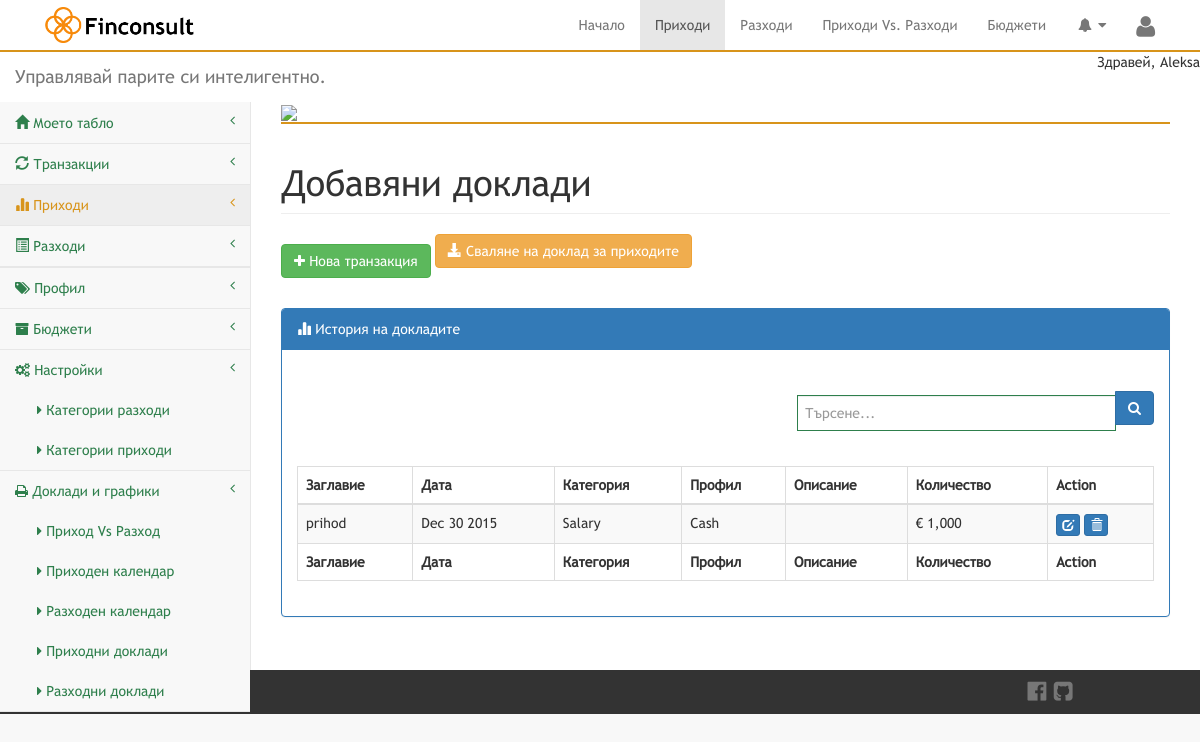
Screenshot of /index.php?page=AssetReport (signed in) with the database file from the repository.
### tables this page shows
CREATE TABLE IF NOT EXISTS `user` (
  `UserId` int(5) NOT NULL AUTO_INCREMENT,
  `FirstName` varchar(255) NOT NULL,
  `LastName` varchar(255) NOT NULL,
  `Email` varchar(255) NOT NULL,
  `Password` varchar(255) NOT NULL,
  `Currency` varchar(255) NOT NULL,
  PRIMARY KEY (`UserId`)
);

CREATE TABLE IF NOT EXISTS `assets` (
  `AssetsId` int(5) NOT NULL AUTO_INCREMENT,
  `UserId` int(5) NOT NULL,
  `Title` varchar(255) NOT NULL,
  `Date` date NOT NULL,
  `CategoryId` int(5) NOT NULL,
  `AccountId` int(5) NOT NULL,
  `Amount` varchar(255) NOT NULL,
  `Description` text NOT NULL,
  PRIMARY KEY (`AssetsId`),
  KEY `fk_test` (`AccountId`)
);

CREATE TABLE IF NOT EXISTS `category` (
  `CategoryId` int(5) NOT NULL AUTO_INCREMENT,
  `UserId` int(5) NOT NULL,
  `CategoryName` varchar(255) NOT NULL,
  `Level` int(2) NOT NULL,
  PRIMARY KEY (`CategoryId`)
);

CREATE TABLE IF NOT EXISTS `account` (
  `AccountId` int(5) NOT NULL AUTO_INCREMENT,
  `UserId` int(5) NOT NULL,
  `AccountName` varchar(255) NOT NULL,
  PRIMARY KEY (`AccountId`)
);

### includes/notification.php (called while the page is built, shortened)
<?php
$Dashboard		    	= "Моето табло";
$Transaction			= "Транзакции";
$Incomes				= "Приходи";
$Expenses				= "Разходи";
$Settings				= "Настройки";
$Welcome				= "Здравей";
$Amount					= "Количество";
$Category				= "Категория";
$Account				= "Профил";
$Date					= "Дата";
$Description			= "Описание";
$AssetReports			= "Добавяни доклади";
$HistoryofAssets		= "История на докладите";
$Action					= "Action";
$DownloadIncomeReports	= "Сваляне на доклад за приходите";
$Title					= "Заглавие";
$Search					= "Търсене...";
$IncomeVsExpense		= "Приход Vs Разход";
$CategoryIncome			= "Категории приходи";
$CategoryExpense		= "Категории разходи";
$ReportsGraphs			= "Доклади и графики";
$IncomeReportsM 		= "Приходни доклади";
$ExpenseReportsM		= "Разходни доклади";
$BudgetsM				= "Бюджети";
$NewTransaction			= "Нова транзакция";
$IncomeCalender			= "Приходен календар";
$ExpenseCalender		= "Разходен календар";
$EditIncome				= "Промени прихода";
$DeleteIncomes			= "Изтрий прихода";
?>

### includes/global.php (called while the page is built, shortened)
<?php
include ('includes/db.php');
$UserId=$_SESSION['UserId'];
$GetUserInfo = "SELECT * FROM user WHERE UserId = $UserId";
$UserInfo = mysqli_query($mysqli, $GetUserInfo);
$ColUser = mysqli_fetch_assoc($UserInfo);
?>

### pages/AssetReport.php (the view, shortened to what this page needs)
<?php
include ('includes/notification.php');
$SearchTerm = '';
$GetIncomeHistory = "SELECT * from assets left join category on assets.CategoryId = category.CategoryId left join account on assets.AccountId = account.AccountId where assets.UserId = $UserId ORDER BY assets.Date DESC";
$IncomeHistory = mysqli_query($mysqli,$GetIncomeHistory);
	include ('includes/global.php');
?>
        <div id="page-wrapper">
        <div class="container-fluid header-img">
    <div class="row">
        <img src="images/header-prihodi.png">
    </div>
</div>
            <div class="row">
                <div class="col-lg-12">
                    <h1 class="page-header"><?php echo $AssetReports ;?></h1>
                </div>
            </div>
           <a href="index.php?page=Transaction" class="btn white btn-success "><i class="fa fa-plus"></i> <?php echo $NewTransaction; ?></a>
           <a href="pages/IncomeReportPdf.php?filter=<?php echo $SearchTerm; ?>" class="btn white btn-warning"><i class="glyphicon glyphicon-download-alt"></i> <?php echo $DownloadIncomeReports; ?></a>
            <div class="row">
                <div class="col-lg-12">
                    <div class="panel panel-primary">
                        <div class="panel-heading">
                           <i class="glyphicon glyphicon-stats"></i> <?php echo $HistoryofAssets ;?>
                        </div>
                        <div class="panel-body">
							<div class="pull-right">
								<form action="" method="post">
							<div class="form-group input-group col-lg-5	pull-right">
                                            <input type="text" name="search" placeholder="<?php echo $Search ;?>" class="form-control">
                                            <span class="input-group-btn">
                                                <button class="btn btn-primary" name="searchbtn" type="input"><i class="fa fa-search"></i>
                                                </button>
                                            </span>
                                 </div>
                                 </form>
                            </div>
                            <div class="">
                                <table class="table table-bordered table-hover table-striped" id="assetsdata">
                                    <thead>
        			                <tr>
        			                    <th class="text-left"><?php echo $Title ;?></th>
        			                    <th class="text-left"><?php echo $Date ;?></th>
        			                    <th class="text-left"><?php echo $Category ;?></th>
        			                    <th class="text-left"><?php echo $Account ;?></th>
        			                    <th class="text-left"><?php echo $Description ;?></th>
        			                    <th class="text-left"><?php echo $Amount ;?></th>
        			                    <th class="text-left"><?php echo $Action ;?></th>
        			                </tr>
			                     </thead>
	                	<tbody>
							 <?php while($col = mysqli_fetch_assoc($IncomeHistory)){ ?>
							<tr>
							<td><?php echo $col['Title'];?></td>
							<td><?php echo date("M d Y",strtotime($col['Date']));?></td>
							<td><?php echo $col['CategoryName'];?></td>
							<td><?php echo $col['AccountName'];?></td>
							<td><?php echo $col['Description'];?></td>
							<td><?php echo $ColUser['Currency'].' '.number_format($col['Amount']);?></td>
							<td colspan="2" class="notification">
								<a href="index.php?page=ManageIncome&id=<?php echo $col['AssetsId'];?>" class="" data-toggle="modal"><span class="btn btn-primary btn-xs glyphicon glyphicon-edit" data-toggle="tooltip" data-placement="left" title="" data-original-title="<?php echo $EditIncome ;?>"></span></a>
								<a href="#DeleteIncome<?php echo $col['AssetsId'];?>"  data-toggle="modal"><span class=" glyphicon glyphicon-trash btn btn-primary btn-xs" data-toggle="tooltip" data-placement="right" title="" data-original-title="<?php echo $DeleteIncomes ;?>"></span></button>
							</td>
							</tr>
	                	</tbody>
                            </div>
	                		 <?php } ?>
		                <tfoot>
			                <tr>
			                    <th class="text-left"><?php echo $Title ;?></th>
			                    <th class="text-left"><?php echo $Date ;?></th>
			                    <th class="text-left"><?php echo $Category ;?></th>
			                    <th class="text-left"><?php echo $Account ;?></th>
			                    <th class="text-left"><?php echo $Description ;?></th>
			                    <th class="text-left"><?php echo $Amount ;?></th>
			                    <th class="text-left"><?php echo $Action ;?></th>
			                </tr>
		                </tfoot>
                            </div>
                        </div>
                    </div>
                </div>
            </div>
            <div class="row">
                <div class="col-lg-12">
                </div>
            </div>

### includes/header.php (shortened to what this page needs)
<?php
include ('includes/notification.php');
?>
<!DOCTYPE html>
<html lang="en">
<head>
    <link rel="stylesheet" href="css/font-awesome.min.css">
    <link href="css/bootstrap.css" rel="stylesheet">
    <link rel="stylesheet" href="css/owl.carousel.css">
    <link rel="stylesheet" href="css/owl.theme.css">
    <link href="css/metisMenu.min.css" rel="stylesheet">
    <link href="css/sb-admin-2.css" rel="stylesheet">
    <link href="css/morris.css" rel="stylesheet">
    <link rel="stylesheet" href="css/style.css">
    <link rel="stylesheet" href="css/fonts.css">
</head>
<body>
<div class="container-fluid menu">
	<div class="container">
		<nav class="navbar navbar-default" role="navigation">
			<div class="navbar-header">
				<a class="navbar-brand" href="#"><img class="logo" src="images/logo.png"></a>
			</div>
			<div class="collapse navbar-collapse navbar-ex1-collapse">
				<ul class="nav navbar-nav navbar-right">
					<li <?php ActiveClass("index");?>><a href="index.php">Начало</a></li>
					<li <?php ActiveClass("index.php?page=AssetReport");?>><a href="index.php?page=AssetReport">Приходи</a></li>
					<li <?php ActiveClass("index.php?page=ExpenseReport");?>><a href="index.php?page=ExpenseReport">Разходи</a></li>
					<li <?php ActiveClass("index.php?page=IncomeVsExpense");?>><a href="index.php?page=IncomeVsExpense">Приходи Vs. Разходи</a></li>
					<li <?php ActiveClass("index.php?page=ManageBudget");?>><a href="index.php?page=ManageBudget">Бюджети</a></li>
                    <li class="dropdown">
                    <a class="dropdown-toggle" data-toggle="dropdown" href="#">
                        <i class="fa fa-bell fa-fw"></i>  <i class="fa fa-caret-down"></i>
                    </a>
					<li><a href="#" class="btn btn-primary dropdown-toggle user-log" data-toggle="dropdown"><i class="fa fa-user"></i></a>
					</li>
				</ul>
			</div>
		</nav>
	</div>
</div>
    <div id="wrapper-head">
        <nav class="navbar navbar-default navbar-static-top" role="navigation" style="margin-bottom: 0">
        <div class="headmain">
            <div class="navbar-header">
                <a class="navbar-brand" href="index.php">Управлявай парите си интелигентно.</a>
            </div>
            <ul class="nav navbar-top-links navbar-right">
                <li>
                     <?php
                    echo $Welcome;?>,
                    <?php
                    echo $ColUser['FirstName'];?>
                </li>
            </ul>
        </div>
            <div class="navbar-default sidebar" role="navigation">
                <div class="sidebar-nav navbar-collapse mainnavv">
                    <ul class="nav font-sidebar" id="side-menu">
                        <li>
                            <a <?php ActiveClass("index");?> href="index.php"><i class="glyphicon glyphicon-home"></i>  <?php echo $Dashboard;?><span class="fa arrow"></a>
                        </li>
                        <li>
                            <a <?php ActiveClass("index.php?page=Transaction");?>  href="index.php?page=Transaction"><i class="glyphicon glyphicon-refresh"></i>  <?php echo $Transaction;?><span class="fa arrow"></a>
                        </li>
                        <li>
                            <a <?php ActiveClass("index.php?page=AssetReport");?> href="index.php?page=AssetReport"><i class="glyphicon glyphicon-stats"></i>  <?php echo $Incomes;?><span class="fa arrow"></span></a>
                        </li>
                        <li>
                            <a <?php ActiveClass("index.php?page=ExpenseReport");?> href="index.php?page=ExpenseReport" ><i class="glyphicon glyphicon-list-alt"></i> <?php echo $Expenses;?><span class="fa arrow"></span></a>
                        <li>
                                <li>
                                    <a <?php ActiveClass("index.php?page=ManageAccount");?> href="index.php?page=ManageAccount"> <i class="fa fa-tags"></i> <?php echo $Account;?><span class="fa arrow"></a>
                                </li>
                        </li>
                        </li>
                        <li><a <?php ActiveClass("index.php?page=ManageBudget");?> href="index.php?page=ManageBudget"><i class="fa fa-archive"></i> <?php echo $BudgetsM;?><span class="fa arrow"></a>
                        </li>
                    <li>
                        <a class="parent" href="javascript:void(0)"><i class="fa fa-gears"> </i> <?php echo $Settings;?><span class="fa arrow"></a>
                        <ul class="nav nav-second-level" id="subitem">
                                <li>
                                    <a <?php ActiveClass("index.php?page=ManageExpenseCategory");?> href="index.php?page=ManageExpenseCategory"><i class="fa fa-caret-right"></i> <?php echo $CategoryExpense;?></a>
                                </li>
                                <li>
                                    <a <?php ActiveClass("index.php?page=ManageIncomeCategory");?> href="index.php?page=ManageIncomeCategory"><i class="fa fa-caret-right"></i> <?php echo $CategoryIncome;?></a>
                                </li>
                        </ul>
                    </li>
                    <li>
                         <a class="parent" href="javascript:void(0)"><i class="fa fa-print"> </i> <?php echo $ReportsGraphs;?><span class="fa arrow"></a>
                         <ul class="nav nav-second-level" >
                                <li>
                                    <a <?php ActiveClass("index.php?page=IncomeVsExpense");?> id="subitem" href="index.php?page=IncomeVsExpense"><i class="fa fa-caret-right"> </i> <?php echo $IncomeVsExpense;?></a>
                                </li>
                                <li>
                                    <a <?php ActiveClass("index.php?page=IncomeCalender");?> id="subitem" href="index.php?page=IncomeCalender"><i class="fa fa-caret-right"> </i> <?php echo $IncomeCalender;?></a>
                                </li>
                                <li>
                                    <a <?php ActiveClass("index.php?page=ExpenseCalender");?> id="subitem" href="index.php?page=ExpenseCalender"><i class="fa fa-caret-right"> </i> <?php echo $ExpenseCalender;?></a>
                                </li>
                                <li>
                                    <a <?php ActiveClass("index.php?page=AllIncomeReports");?> id="subitem" href="index.php?page=AllIncomeReports"><i class="fa fa-caret-right"></i> <?php echo $IncomeReportsM ;?></a>
                                </li>
                                <li>
                                    <a <?php ActiveClass("index.php?page=AllExpenseReports");?> id="subitem" href="index.php?page=AllExpenseReports"><i class="fa fa-caret-right"></i> <?php echo $ExpenseReportsM;?></a>
                                </li>
                        </ul>
                    </li>
                    </ul>
                </div>
            </div>
        </nav>
</div>

### css/sb-admin-2.css (style rules this page uses)
body { background-color: #f8f8f8; }
#page-wrapper { padding: 0 15px; min-height: 568px; background-color: #fff; }
@media (min-width:768px) { #page-wrapper { position: inherit; margin: 0 0 0 250px; padding: 0 30px; border-left: 1px solid #e7e7e7; } }
.navbar-top-links li { display: inline-block; }
.navbar-top-links li:last-child { margin-right: 15px; }
.sidebar .sidebar-nav.navbar-collapse { padding-right: 0; padding-left: 0; }
.sidebar ul li { border-bottom: 1px solid #e7e7e7; }
.sidebar ul li a.active { background-color: #eee; }
.sidebar .arrow { float: right; }
.sidebar .fa.arrow:before { content: "\f104"; }
.sidebar .nav-second-level li, .sidebar .nav-third-level li { border-bottom: 0!important; }
.sidebar .nav-second-level li a { padding-left: 37px; }
@media (min-width:768px) { .sidebar { z-index: 1; position: absolute; width: 250px; margin-top: 51px; } }

### css/style.css (style rules this page uses)
body { font-family:trebuchet_regular }
h1 { margin-top:0 }
.logo { height:180%;margin-top:-8px }
.navbar { border:none;border-radius:0;background:#fff;margin-bottom:0 }
.menu { background:#fff;border-bottom:2px solid #d8941a }
.header-img { border-bottom:2px solid #d8941a }
.header-img img { width:100% }
.user-log { font-size:24px;color:#2e7f4c;padding-bottom:11px!important;border-radius:0;background:0 0;border:none }
form div { text-align:left;margin:0 auto 20px;padding:20px;display:inline-block }
form div input[type=text],form div select { margin-bottom:10px;width:200px;height:36px;border:1px solid #2e7f4c;padding:7px }
.form-control { width:200px;height:40px;margin:10px auto auto;border:1px solid #D8941A;border-radius:0;padding:5px;display:block }
.font-sidebar li .active { color:#D8941A }
.font-sidebar li a { color:#2e7f4c }
.panel-info,.panel-primary,.panel-red,.panel-warning { margin-top:20px }
.btn-warning { margin-bottom:20px }
.panel { margin-top:20px; }

### rows the page displays
user: FirstName "Aleksa"
assets: Title "prihod", Date "Dec 30 2015", CategoryId.CategoryName "Salary", AccountId.AccountName "Cash", UserId.Currency "€", Amount "1,000"

### other values shown
$Welcome "Здравей"
$Dashboard "Моето табло"
$Transaction "Транзакции"
$Incomes "Приходи"
$Expenses "Разходи"
$Account "Профил"
$BudgetsM "Бюджети"
$Settings "Настройки"
$CategoryExpense "Категории разходи"
$CategoryIncome "Категории приходи"
$ReportsGraphs "Доклади и графики"
$IncomeVsExpense "Приход Vs Разход"
$IncomeCalender "Приходен календар"
$ExpenseCalender "Разходен календар"
$IncomeReportsM "Приходни доклади"
